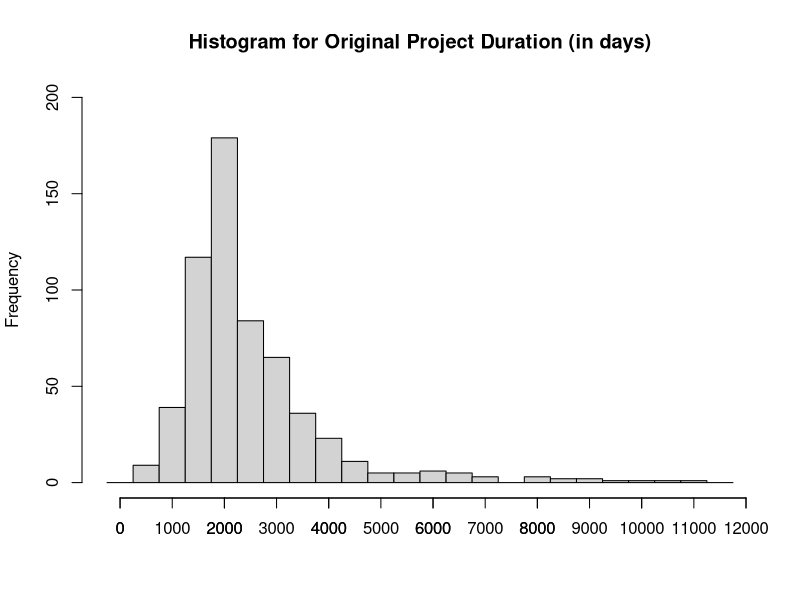
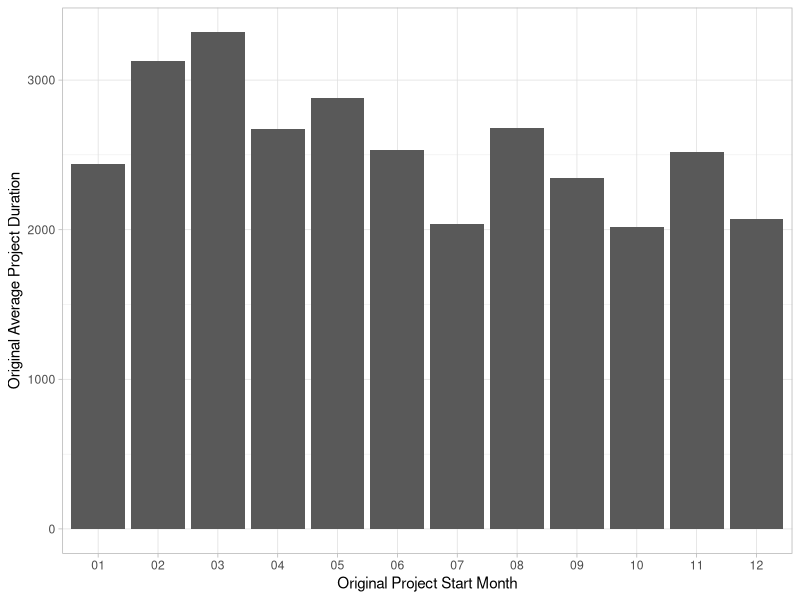
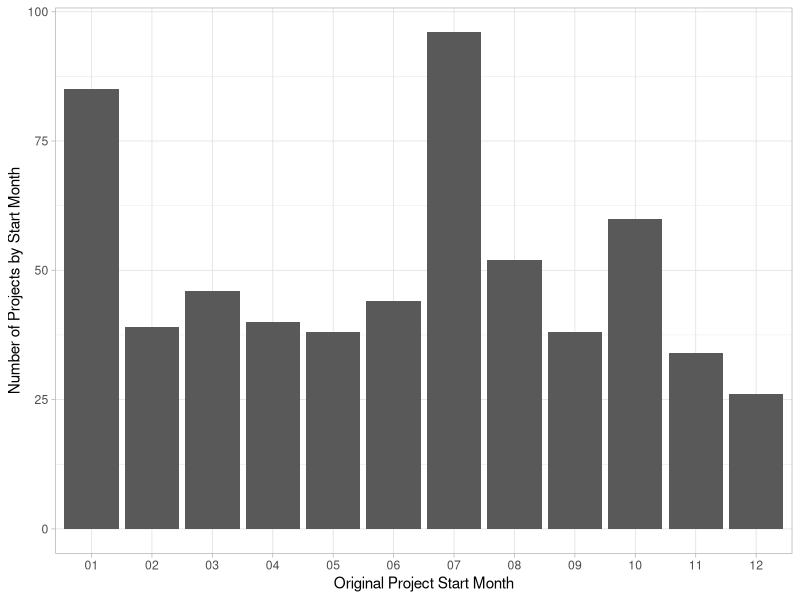
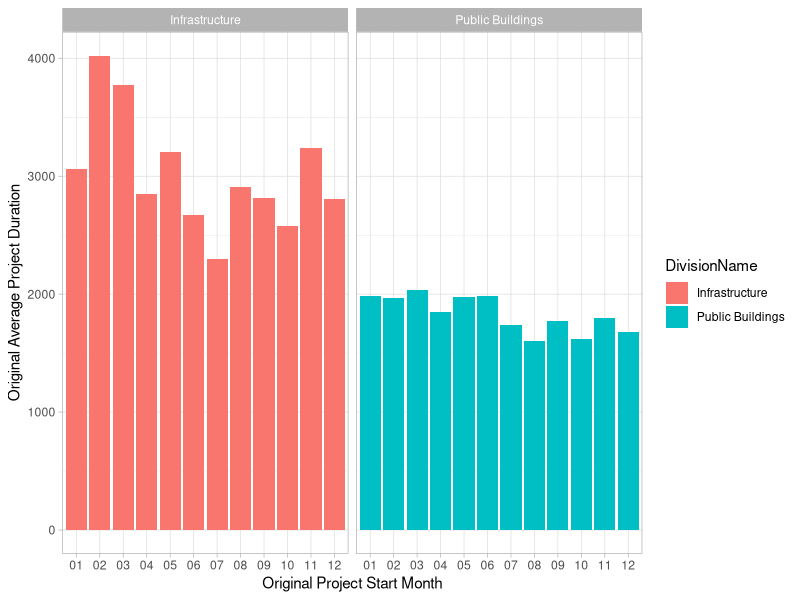

The R source for these figures, in order:
#setwd("C:/Users/yzamriy/Documents/Tools and Methodology/DS/Git/DDS")
setwd("/home/yulia/Documents/Career/DDS/")

library(tidyverse)

Projects <- read_csv("DDC_sampledata Projects.csv")
#ctypes <- paste("cc", strrep("D", 49), sep = '')
Schedule <- read_csv("DDC_sampledata Schedule.csv")
Budget <- read_csv("DDC_sampledata Budget.csv")

#str(Projects)
#str(Schedule)
#str(Budget)

datefor <- function(x) as.Date(x, format = '%Y-%m-%d')
Schedule[,3:51] <- lapply(Schedule[,3:51], datefor)

#table(Schedule$ProjectedProjectStart)

str(Projects$ProjectId)
str(Schedule$ProjectId)
str(Budget$project_id)

Projects$ProjectId2 <- sub("-","",Projects$ProjectId)
Schedule$ProjectId2 <- sub("-","",Schedule$ProjectId)
Budget$ProjectId2 <- sub("-","",Budget$project_id)

Projects <- Projects[!apply(is.na(Projects), 1, all),]
Schedule <- Schedule[!apply(is.na(Schedule[, 3:50]), 1, all),]
Budget <- Budget[!apply(is.na(Budget), 1, all),]

length(unique(Projects$ProjectId2))
#943
length(unique(Schedule$ProjectId2))
#998
length(unique(Budget$ProjectId2))
#214

# sum(!is.na(Schedule$ActProjectCloseout))
# 23
# sum(!is.na(Schedule$OrgProjectCloseout))
# 673

BudgetTemp <- Budget %>% 
  group_by(ProjectId2, pobject) %>% 
  summarize(PlannedAmtTtl = sum(PlannedAmt),
            CommittedAmtTtl = sum(CommittedAmt),
            LiquidatedAmtTtl = sum(LiquidatedAmt),
            AvailableAmt = sum(AvailableAmt))

BudgetTemp1 <- BudgetTemp %>% 
  select(ProjectId2, pobject, PlannedAmtTtl) %>% 
  spread(pobject, PlannedAmtTtl, sep = ".PlanAmt.")

BudgetTemp2 <- BudgetTemp %>% 
  select(ProjectId2, pobject, CommittedAmtTtl) %>% 
  spread(pobject, CommittedAmtTtl, sep = ".ComAmt.")

BudgetTemp3 <- BudgetTemp %>% 
  select(ProjectId2, pobject, LiquidatedAmtTtl) %>% 
  spread(pobject, LiquidatedAmtTtl, sep = ".LiqAmt.")

BudgetTemp4 <- BudgetTemp %>% 
  select(ProjectId2, pobject, AvailableAmt) %>% 
  spread(pobject, AvailableAmt, sep = ".AvailAmt.")

Budget_aggr <- Budget %>% 
  group_by(ProjectId2) %>% 
  summarize(PlannedAmtTtl = sum(PlannedAmt),
            CommittedAmtTtl = sum(CommittedAmt),
            LiquidatedAmtTtl = sum(LiquidatedAmt),
            AvailableAmtTtl = sum(AvailableAmt),
            AgcyName = first(AgcyName)) %>% 
  left_join(BudgetTemp1, by = "ProjectId2") %>% 
  left_join(BudgetTemp2, by = "ProjectId2") %>% 
  left_join(BudgetTemp3, by = "ProjectId2") %>% 
  left_join(BudgetTemp4, by = "ProjectId2") 
  
rm(list = c("BudgetTemp1", "BudgetTemp2", "BudgetTemp3", "BudgetTemp4", "BudgetTemp"))

Budget_aggr <- Budget_aggr[, !apply(is.na(Budget_aggr), 2, all)]
Budget_aggr[is.na(Budget_aggr)] <- 0
#summary(Budget_aggr)

#summary(Schedule)

AllDates <- data.frame(AllDates = colnames(Schedule[,3:52]), row.names = NULL)

Schedule[, grepl("ProjectStart", colnames(Schedule))]
Schedule[, grepl("ProjectCloseout", colnames(Schedule))]

ScheduleSub <- Schedule %>%
#  filter(!is.na(OrgProjectCloseout) | !is.na(ActProjectCloseout)) %>% 
  filter(!is.na(OrgProjectCloseout)) %>% 
  select(ProjectId, ProjectId2,
         OrgProjectStart,
         OrgDesignStart,
         OrgDesignCompletion,
         OrgConstructionStart,
         OrgConstructionCompletion,
         OrgProjectCloseout
         # ActProjectStart,
         # ActDesignStart,
         # ActDesignCompletion,
         # ActConstructionStart,
         # ActConstructionCompletion,
         # ActProjectCloseout
         ) %>% 
  mutate(
         OrgInitiationDur = as.numeric(OrgDesignStart - OrgProjectStart),
         OrgDesignDur = as.numeric(OrgConstructionStart - OrgDesignStart),
         OrgConstructionDur = as.numeric(OrgConstructionCompletion - OrgConstructionStart),
         OrgCloseoutDur = as.numeric(OrgProjectCloseout - OrgConstructionCompletion),
         OrgProjectDur = as.numeric(OrgProjectCloseout - OrgProjectStart),
         OrgInitiationDurPct = round(OrgInitiationDur / OrgProjectDur, 2),
         OrgDesignDurPct = round(OrgDesignDur / OrgProjectDur, 2),
         OrgConstructionDurPct = round(OrgConstructionDur / OrgProjectDur, 2),
         OrgCloseoutDurPct = round(OrgCloseoutDur / OrgProjectDur, 2),
         # ActInitiationDur = ActDesignStart - ActProjectStart,
         # ActDesignDur = ActConstructionStart - ActDesignStart,
         # ActConstructionDur = ActConstructionCompletion - ActConstructionStart,
         # ActCloseoutDur = ActProjectCloseout - ActConstructionCompletion,
         # ActProjectDur = ActProjectCloseout - ActProjectStart,
         OrgProjectStartYear = format(OrgProjectStart, "%Y"),
         OrgProjectStartMonth = format(OrgProjectStart, "%m"),
         OrgDesignStartMonth = format(OrgDesignStart, "%m"),
         OrgConstructionStartMonth = format(OrgConstructionStart, "%m"),
         OrgProjectCloseoutYear = format(OrgProjectCloseout, "%Y"),
         OrgProjectCloseoutMonth = format(OrgProjectCloseout, "%m")
         # ActProjectStartYear = format(ActProjectStart, "%Y"),
         # ActProjectStartMonth = format(ActProjectStart, "%m"),
         # ActDesignStartMonth = format(ActDesignStart, "%m"),
         # ActConstructionStartMonth = format(ActConstructionStart, "%m"),
         # ActProjectCloseoutYear = format(ActProjectCloseout, "%Y"),
         # ActProjectCloseoutMonth = format(ActProjectCloseout, "%m")
         )

# sum(!is.na(ScheduleSub$OrgProjectCloseout))
# 673
# sum(!is.na(ScheduleSub$ActProjectCloseout))
# 23
# ScheduleSub[!is.na(ScheduleSub$ActProjectCloseout),]

# table(Projects$DivisionName)
# table(tolower(Projects$UnitName))
# table(Projects$Borough)
# table(Projects$Sponsor)
# table(Projects$PhaseName)
# table(Projects$ProjectType)
# table(Projects$Priority)
# table(Projects$DesignContractType)
# table(Projects$ConstructionContractType)

ProjectsSub <- Projects %>% 
  select(ProjectId, ProjectId2,
         DivisionName,
         UnitName,
         Borough,
         Sponsor,
         PhaseName,
         ProjectType,
         Priority,
         DesignContractType,
         ConstructionContractType) %>% 
  mutate(UnitName = tolower(UnitName))

# sapply(ProjectsSub, function(x) sum(is.na(x)))
# 
# table(ProjectsSub$DivisionName)
# table(ProjectsSub$UnitName)
# table(ProjectsSub$Borough)
# table(ProjectsSub$Sponsor)
# table(ProjectsSub$PhaseName)
# table(ProjectsSub$ProjectType)
# table(ProjectsSub$Priority)
# table(ProjectsSub$DesignContractType)
# table(ProjectsSub$ConstructionContractType)

ProjectsSub$DivisionName[is.na(ProjectsSub$DivisionName)] <- "Unknown"
ProjectsSub$UnitName[is.na(ProjectsSub$UnitName)] <- "Unknown"
ProjectsSub$Borough[is.na(ProjectsSub$Borough)] <- "Unknown"
ProjectsSub$Sponsor[is.na(ProjectsSub$Sponsor)] <- "Unknown"
ProjectsSub$PhaseName[is.na(ProjectsSub$PhaseName)] <- "Unknown"
ProjectsSub$ProjectType[is.na(ProjectsSub$ProjectType)] <- "Unknown"
ProjectsSub$Priority[is.na(ProjectsSub$Priority)] <- "Unknown"
ProjectsSub$DesignContractType[is.na(ProjectsSub$DesignContractType)] <- "Unknown"
ProjectsSub$ConstructionContractType[is.na(ProjectsSub$ConstructionContractType)] <- "Unknown"

ProjectsSub$Priority[ProjectsSub$Priority == "Mayoral In"] <- "Mayoral Initiative"

ProjectsSub <- ProjectsSub[!duplicated(ProjectsSub), ]
length(unique(ProjectsSub$ProjectId2))
#943
length(unique(ProjectsSub$ProjectId))
#945

FullDataWBudget <- ScheduleSub %>% 
  inner_join(ProjectsSub, by = "ProjectId") %>% 
  left_join(Budget_aggr, by = c("ProjectId2.x" = "ProjectId2")) %>% 
  filter(!is.na(OrgProjectDur))

summary(FullDataWBudget$PlannedAmtTtl)

FullData <- ScheduleSub %>% 
  inner_join(ProjectsSub, by = "ProjectId") %>% 
  filter(!is.na(OrgProjectDur))

FullData$ProjectId2.y <- NULL
FullData$ProjectId2 <- FullData$ProjectId2.x
FullData$ProjectId2.x <- NULL

summary(FullData$OrgProjectDur)

hist(FullData$OrgProjectDur, 
     breaks = seq(0, 12000, 500) - 250,
     ylim = range(0:200),
     main = "Histogram for Original Project Duration (in days)",
     xlab = NULL)
axis(side=1, at=seq(0,12000, 1000), labels=seq(0, 12000, 1000))

FullData %>% 
  group_by(DivisionName) %>% 
  summarize(AvgProjDur = mean(OrgProjectDur),
            n = n()) %>% 
  arrange(desc(AvgProjDur))

FullData %>% 
  group_by(UnitName) %>% 
  summarize(AvgProjDur = mean(OrgProjectDur),
            n = n()) %>% 
  arrange(desc(AvgProjDur))

FullData %>% 
  group_by(Borough) %>% 
  summarize(AvgProjDur = mean(OrgProjectDur),
            n = n()) %>% 
  arrange(desc(AvgProjDur))

FullData %>% 
  group_by(Sponsor) %>% 
  summarize(AvgProjDur = mean(OrgProjectDur),
            n = n()) %>% 
  arrange(desc(AvgProjDur))

FullData %>% 
  group_by(ProjectType) %>% 
  summarize(AvgProjDur = mean(OrgProjectDur),
            n = n()) %>% 
  arrange(desc(AvgProjDur))

FullData %>% 
  group_by(Priority) %>% 
  summarize(AvgProjDur = mean(OrgProjectDur),
            n = n()) %>% 
  arrange(desc(AvgProjDur))

FullData %>% 
  group_by(DesignContractType) %>% 
  summarize(AvgProjDur = mean(OrgProjectDur),
            n = n()) %>% 
  arrange(desc(AvgProjDur))

FullData %>% 
  group_by(ConstructionContractType) %>% 
  summarize(AvgProjDur = mean(OrgProjectDur),
            n = n()) %>% 
  arrange(desc(AvgProjDur))

FullData %>% 
  group_by(OrgProjectStartMonth) %>%  
  summarize(AvgProjDur = mean(OrgProjectDur),
            n = n()) %>% 
  arrange(desc(AvgProjDur))

DurCor <-cor(FullData[,  c("OrgProjectDur", "OrgInitiationDurPct", "OrgDesignDurPct", "OrgConstructionDurPct", "OrgCloseoutDurPct")], 
             use = "pairwise")[-1, 1]

ProjectStartMonth <- 
  FullData %>% 
  group_by(OrgProjectStartMonth) %>%  
  summarize(AvgProjDur = mean(OrgProjectDur),
            n = n())

ggplot(ProjectStartMonth, aes(OrgProjectStartMonth, AvgProjDur)) +
  geom_bar(stat = "identity") +
  xlab("Original Project Start Month") +
  ylab("Original Average Project Duration") +
  theme_light()

ggplot(ProjectStartMonth, aes(OrgProjectStartMonth, n)) +
  geom_bar(stat = "identity") +
  xlab("Original Project Start Month") +
  ylab("Number of Projects by Start Month") +
  theme_light()

ProjectStartMonthDivName <- 
  FullData %>% 
  group_by(OrgProjectStartMonth, DivisionName) %>%  
  summarize(AvgProjDur = mean(OrgProjectDur),
            n = n())

ProjectStartMonthUnit <- 
  FullData %>% 
  group_by(OrgProjectStartMonth, UnitName) %>%  
  summarize(AvgProjDur = mean(OrgProjectDur),
            n = n())

ProjectStartMonthBorough <- 
  FullData %>% 
  group_by(OrgProjectStartMonth, Borough) %>%  
  summarize(AvgProjDur = mean(OrgProjectDur),
            n = n())

ProjectStartMonthSponsor <- 
  FullData %>% 
  group_by(OrgProjectStartMonth, Sponsor) %>%  
  summarize(AvgProjDur = mean(OrgProjectDur),
            n = n())

ProjectStartMonthType <- 
  FullData %>% 
  group_by(OrgProjectStartMonth, ProjectType) %>%  
  summarize(AvgProjDur = mean(OrgProjectDur),
            n = n())

ggplot(ProjectStartMonthDivName, aes(OrgProjectStartMonth, AvgProjDur, fill = DivisionName)) +
  geom_bar(stat = "identity") +
  xlab("Original Project Start Month") +
  ylab("Original Average Project Duration") +
  facet_grid(.~DivisionName) +
  theme_light()


